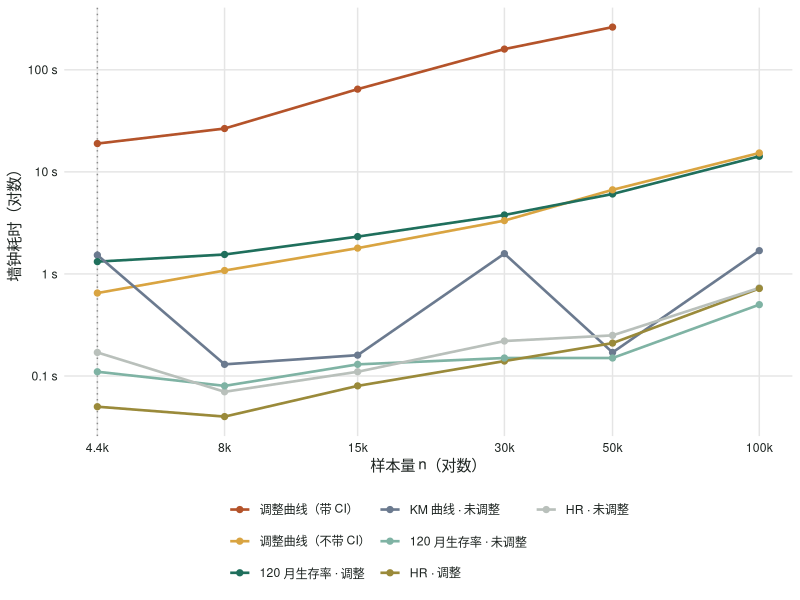
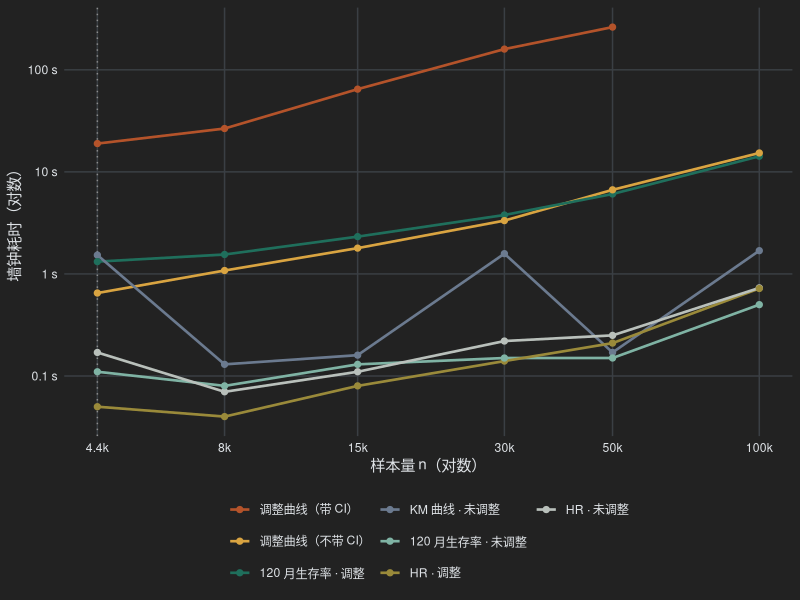

Generate these figures, in order, with R: (Note: this script raises an error after producing the figures.)
## ---- chunk 1
#| label: setup
#| include: false
tm <- read.csv("bench/rpa_cox_timing.csv")
kn <- read.csv("bench/rpa_cox_knobs.csv")
op <- read.csv("bench/rpa_cox_optim.csv")
pct <- function(x) ifelse(is.na(x), "—", sprintf("%.2f", 100 * x))
main <- tm[tm$run == "main", ]
w <- reshape(main[, c("n", "cell", "sec")], idvar = "n", timevar = "cell", direction = "wide")
names(w) <- sub("^sec\\.", "", names(w))
w <- w[order(w$n), ]
mem <- reshape(main[, c("n", "cell", "peak_mb")], idvar = "n", timevar = "cell", direction = "wide")
names(mem) <- sub("^peak_mb\\.", "", names(mem))
mem <- mem[order(mem$n), ]
n_lab <- function(n) ifelse(n > 4387, paste0(format(n, big.mark = ","), "\\*"), format(n, big.mark = ","))
f2 <- function(x) ifelse(is.na(x), "未测", ifelse(x < 10, sprintf("%.2f", x), sprintf("%.1f", x)))
gb <- function(x) ifelse(is.na(x), "—", sprintf("%.1f", x / 1024))
## ---- chunk 2
#| label: fig-timing
#| fig-alt: "各步骤的墙钟耗时（秒），双对数坐标。虚线右侧为重抽样放大的样本。n = 100000 时没有测调整后的曲线。"
#| echo: false
#| fig-cap: "各步骤的墙钟耗时（秒），双对数坐标。虚线右侧为重抽样放大的样本。n = 100000 时没有测调整后的曲线。"
#| fig-width: 7.5
#| fig-height: 4.4
#| renderings: [light, dark]
library(ggplot2)
lab <- c(curve_direct = "调整曲线（带 CI）", as_direct_noCI = "调整曲线（不带 CI）",
         SP_direct = "120 月生存率 · 调整", curve_unadj = "KM 曲线 · 未调整",
         SP_unadj = "120 月生存率 · 未调整", HR_direct = "HR · 调整", HR_unadj = "HR · 未调整")
col <- c("#b4532a", "#d9a441", "#1f6f5c", "#6b7a8f", "#7fb3a4", "#9a8a3a", "#b9c0bb")
pd <- main[main$cell %in% names(lab), ]
pd$cell <- factor(pd$cell, levels = names(lab), labels = lab)
p <- ggplot(pd, aes(n, sec, colour = cell)) +
  geom_vline(xintercept = 4387, linetype = 3, colour = "grey55") +
  geom_line(linewidth = 0.9) + geom_point(size = 1.8) +
  scale_x_log10(breaks = unique(pd$n), labels = function(x) paste0(round(x / 1000, 1), "k")) +
  scale_y_log10(breaks = c(0.1, 1, 10, 100), labels = function(x) paste(x, "s")) +
  scale_colour_manual(values = col, name = NULL) +
  labs(x = "样本量 n（对数）", y = "墙钟耗时（对数）") +
  guides(colour = guide_legend(nrow = 3))
th <- function(fg, bg, grid) theme_minimal(base_size = 11) +
  theme(legend.position = "bottom", panel.grid.minor = element_blank(),
        panel.grid.major = element_line(colour = grid),
        text = element_text(colour = fg), axis.text = element_text(colour = fg),
        plot.background = element_rect(fill = bg, colour = NA))
p + th("#1d2421", "white", "grey90")
p + th("#dee2e6", "#222222", "#3a3f44")
## ---- chunk 3
#| label: tbl-timing
#| echo: false
#| tbl-cap: "各步骤墙钟耗时（秒）与调整曲线的峰值内存（GB）。“曲线”是整个随访期的曲线（cat$obj），“120 月”是 timepoint = 120 的生存率与生存率差表。"
knitr::kable(data.frame(
  n = n_lab(w$n),
  `KM 曲线` = f2(w$curve_unadj),
  `调整曲线` = paste0("**", f2(w$curve_direct), "**"),
  `其内存` = gb(mem$curve_direct),
  `调整曲线（不带 CI）` = f2(w$as_direct_noCI),
  `HR 未调整` = f2(w$HR_unadj), `HR 调整` = f2(w$HR_direct),
  `120 月 未调整` = f2(w$SP_unadj), `120 月 调整` = f2(w$SP_direct),
  check.names = FALSE), align = "rrrrrrrrr")
## ---- chunk 4
#| label: getcat-total
#| include: false
pil <- tm[tm$run == "pilot", ]
gct <- pil$sec[pil$cell == "get_cat_total"]
cdp <- pil$sec[pil$cell == "curve_direct"]
## ---- chunk 5
#| label: tbl-contrast
#| echo: false
#| tbl-cap: "n = 8000，同一份数据、同一个 Cox 模型，只改 ate() 的 allContrasts。"
kc <- kn[kn$batch == "contrast", ]
knitr::kable(data.frame(
  `allContrasts` = c("默认：所有两两组合（55 对）", "rbind(参照组, 其余各组)（10 对）"),
  `耗时（s）` = sprintf("%.1f", kc$sec),
  `输出行数` = kc$rows,
  `与默认结果比较` = c("—", "11 组 × 全部时间点的 surv、se、CI 最大差值均为 0"),
  check.names = FALSE), align = "lrrl")
## ---- chunk 6
#| label: tbl-grid
#| echo: false
#| tbl-cap: "带置信区间的调整曲线在不同时间网格下的耗时。最右列是第 1 组在 120 个月处的生存率（95% CI）。"
kg <- kn[kn$batch == "grid" & kn$setting != "allContrasts_1pair", ]
glab <- c(all_event_times = "全部事件时间（现在的做法）",
          times_by_6 = "seq(0, 240, by = 6)", times_by_12 = "seq(0, 240, by = 12)")
knitr::kable(data.frame(
  n = format(kg$n, big.mark = ","), `时间网格` = glab[kg$setting],
  `时间点 × 组` = kg$rows, `耗时（s）` = sprintf("%.1f", kg$sec),
  `峰值内存（GB）` = sprintf("%.1f", kg$peak_mb / 1024),
  `S(120) 第 1 组` = sprintf("%.4f (%.4f, %.4f)", kg$s120_g1, kg$ci_low, kg$ci_high),
  check.names = FALSE), align = "rlrrrr")
## ---- chunk 7
#| label: optim-total
#| include: false
oa <- op[op$part == "A_cox_getcat" & op$case == "cox11" & op$n == 30000, ]
ob <- op[op$part == "B_getcat" & op$case == "cox11" & op$n == 30000, ]
## ---- chunk 8
#| label: tbl-a-cox
#| echo: false
#| tbl-cap: "方案 A 前后的 get_cat()（Cox）。结果比较包括：调整与未调整曲线的生存率、se、CI 最大差值为 0；HR / 生存率四张表和 2 组时的多时点生存率差表 identical()；去掉 obj$call 后整个结果 all.equal() 为 TRUE（新版 call 里多了 allContrasts）。"
a  <- op[op$part == "A_cox_getcat", ]
b4 <- a[a$setting == "before", ]; af <- a[a$setting == "after", ]
sc <- c(cox11 = "11 组，按 Sex 调整", sex2 = "2 组（Sex），按 Age 调整")
knitr::kable(data.frame(
  `场景` = unname(sc[b4$case]), n = format(b4$n, big.mark = ","),
  `改动前（s）` = sprintf("%.1f", b4$sec), `改动后（s）` = sprintf("%.1f", af$sec),
  `结果比较` = ifelse(b4$case == "sex2", "完全相同（只有 1 对，没有可省的）", "完全相同"),
  check.names = FALSE), align = "lrrrl")
## ---- chunk 9
#| label: tbl-a-csc
#| echo: false
#| tbl-cap: "方案 A 用于 CSC：直接调 adjustedcif(method = \"direct\")，n = 4387，11 组，按 Sex 调整。"
k <- op[op$part == "A_csc_adjustedcif", ]
knitr::kable(data.frame(
  `时间点` = rep(c("全部 227 个事件时间", "方案 B 的 50 个点"), each = 2),
  `allContrasts` = rep(c("默认（55 对）", "参照组对其余各组（10 对）"), 2),
  `耗时（s）` = sprintf("%.2f", k$sec),
  `峰值内存（GB）` = sprintf("%.2f", k$peak_mb / 1024),
  `输出行数` = k$rows,
  `与默认结果比较` = ifelse(is.na(k$max_diff_kept), "—", "CIF、se、CI 最大差值 0"),
  check.names = FALSE), align = "llrrrl")
## ---- chunk 10
#| label: a-csc-getcat
#| include: false
cg <- op[op$part == "A_csc_getcat", ]
cgv <- function(n, s) sprintf("%.1f", cg$sec[cg$n == n & cg$setting == s])
## ---- chunk 11
#| label: tbl-b-grid
#| echo: false
#| tbl-cap: "不同时间网格下带置信区间的调整曲线（Cox，11 组，已含方案 A）。偏移以百分点计，0.01 即 1 个百分点。这里的抽点网格是 0 加 49 个事件时间；现行版本是 47 个事件时间加 0、timepoint 和任一结局的最后一个事件时间。"
g <- op[op$part == "B_grid_eval", ]
glab <- c(full = "全部事件时间（158 个）", thin50 = "按事件时间均匀抽 50 个",
          even50 = "0 到最后事件时间等间距 50 个", even25 = "等间距 25 个")
knitr::kable(data.frame(
  n = format(g$n, big.mark = ","), `时间网格` = unname(glab[g$setting]),
  `耗时（s）` = sprintf("%.1f", g$sec),
  `峰值内存（GB）` = sprintf("%.1f", g$peak_mb / 1024),
  `曲线最大偏移` = pct(g$dev_est), `CI 下限偏移` = pct(g$dev_ci_lower),
  `CI 上限偏移` = pct(g$dev_ci_upper),
  check.names = FALSE), align = "rlrrrrr")
## ---- chunk 12
#| label: tbl-b-getcat
#| echo: false
#| tbl-cap: "方案 B 前后的 get_cat()（11 组，按 Sex 调整，已含方案 A）。四个场景的 HR / 生存率（CIF）表和未调整曲线都与改动前 identical()。这组对比在 c71fe16 上测（48 个事件时间加 0 和 timepoint）；现行版本少抽 1 个点、多保留最后一个事件时间，Cox 曲线因此是 49 个点，没有重测。"
bb <- op[op$part == "B_getcat", ]
b4 <- bb[bb$setting == "before", ]; af <- bb[bb$setting == "after", ]
sc <- c(cox11 = "Cox", csc11 = "竞争风险 · CSC", fgr11 = "竞争风险 · FGR")
dv <- ifelse(is.na(af$dev_ci_lower), pct(af$dev_est),
             sprintf("%s（CI %s / %s）", pct(af$dev_est), pct(af$dev_ci_lower), pct(af$dev_ci_upper)))
knitr::kable(data.frame(
  `模型` = unname(sc[b4$case]), n = format(b4$n, big.mark = ","),
  `调整曲线时间点` = paste0(b4$n_times, " → ", af$n_times),
  `改动前（s）` = sprintf("%.1f", b4$sec), `改动后（s）` = sprintf("%.1f", af$sec),
  `保留点上的差值` = "0", `曲线最大偏移（百分点）` = dv,
  check.names = FALSE), align = "llrrrrl")
## ---- chunk 13
#| label: tbl-csc-parts
#| echo: false
#| tbl-cap: "n = 30000、11 组、cif_args = list(model = \"CSC\") 时 get_cat() 各步骤的耗时（A + B 都已实施）。"
pp <- op[op$part == "csc30k_parts", ]
pp <- pp[order(-pp$sec), ]
plab <- c(HR_crr_direct = "HR · 调整（Fine-Gray crr）", HR_crr_unadj = "HR · 未调整（Fine-Gray crr）",
          curve_CSC_direct = "调整 CIF 曲线（CSC，50 个点）", CIF120_CSC = "120 月 CIF · 调整（CSC）",
          curve_AJ_unadj = "未调整 CIF 曲线（Aalen-Johansen）", CIF120_unadj = "120 月 CIF · 未调整")
knitr::kable(data.frame(
  `步骤` = unname(plab[pp$setting]), `耗时（s）` = sprintf("%.1f", pp$sec),
  `占比` = sprintf("%.0f%%", 100 * pp$sec / sum(pp$sec)),
  check.names = FALSE), align = "lrr")
## ---- chunk 14
#| label: tbl-c-cox
#| echo: false
#| tbl-cap: "方案 C 的评估：Cox 调整曲线（秒，括号内为峰值内存 GB）。n = 4387 的第一格是脚本里的第一次调用，包含加载 adjustedCurves 和 riskRegression 的开销，所以比后面整个 get_cat() 还慢。B + C 与 A + B 的点估计最大差值均为 0。"
ce <- op[op$part == "C_eval" & op$case == "cox11", ]
cv <- function(cell, mem = TRUE) {
  x <- ce[ce$setting == cell, ]; x <- x[order(x$n), ]
  if (mem) sprintf("%.1f（%.1f）", x$sec, x$peak_mb / 1024) else sprintf("%.1f", x$sec)
}
nn <- sort(unique(ce$n))
knitr::kable(data.frame(
  n = format(nn, big.mark = ","),
  `A + B（带 CI）` = cv("curve_AB_CI"),
  `B + C（不带 CI）` = paste0("**", cv("curve_BC_noCI"), "**"),
  `只用 C（158 点，不带 CI）` = cv("curve_C_noCI_full"),
  `120 月生存率表（需 CI）` = cv("SP120_direct", FALSE),
  `整个 get_cat()（A + B）` = cv("get_cat_total_AB", FALSE),
  check.names = FALSE), align = "rrrrrr")
## ---- chunk 15
#| label: c-numbers
#| include: false
cs <- function(model, n, cell) op$sec[op$part == "C_eval" & op$case == model & op$n == n & op$setting == cell]
save_s <- function(n) cs("cox11", n, "curve_AB_CI") - cs("cox11", n, "curve_BC_noCI")
est_s  <- function(n) cs("cox11", n, "get_cat_total_AB") - save_s(n)
## ---- chunk 16
#| label: tbl-mets-10k
#| echo: false
#| tbl-cap: "竞争风险各函数在 n = 10000 时改用 mets 前后的耗时（秒）与结果变化。11 组（get_cat / get_eff），其余按 Sex 与年龄分组；AgeGrp 为是否 ≥ 55 岁。"
mt <- read.csv("bench/cr_mets_10k.csv", encoding = "UTF-8")
fn <- c(get_eff = "`get_eff()`", get_eff_sub = "`get_eff(sub_var)` 交互 P", get_inter = "`get_inter()`",
        get_cat = "`get_cat()`", get_facet = "`get_facet(method = \"direct\")`",
        get_facet_diff = "`get_facet_diff()`", get_rpa = "`get_rpa()`")
knitr::kable(data.frame(
  函数 = fn[mt$fun],
  改动前 = sprintf("%.1f", mt$before_sec),
  改动后 = sprintf("%.1f", mt$after_sec),
  提速 = ifelse(mt$fun == "get_rpa", "—", sprintf("%.1f×", mt$before_sec / mt$after_sec)),
  结果变化 = mt$change,
  check.names = FALSE), align = "lrrrl", row.names = FALSE)
## ---- chunk 17
#| label: tbl-mets-cif
#| echo: false
#| tbl-cap: "get_eff() 中 120 个月的调整 CIF（95% CI）。点估计不变；区间从 50 次 bootstrap 的百分位区间改为影响函数的 Wald 区间。"
cf <- read.csv("bench/cr_mets_10k_cif.csv", encoding = "UTF-8")
knitr::kable(data.frame(组 = cf$group, 改动前 = cf$before, 改动后 = cf$after,
                        check.names = FALSE), align = "lll")
## ---- chunk 18
#| label: tbl-mets-parallel
#| echo: false
#| tbl-cap: "n = 10000，按 3 个分层（RPA 组合并为 low / mid / high）运行，parallel = 1L 与 4L 的耗时（秒）。"
pr <- read.csv("bench/cr_mets_parallel.csv")
knitr::kable(data.frame(
  函数 = paste0("`", pr$fun, "()`"), 环境 = pr$os,
  串行 = sprintf("%.1f", pr$serial_sec), `4 个并行` = sprintf("%.1f", pr$parallel_sec),
  结果相同 = ifelse(pr$identical, "是", "否"),
  check.names = FALSE), align = "llrrl")
